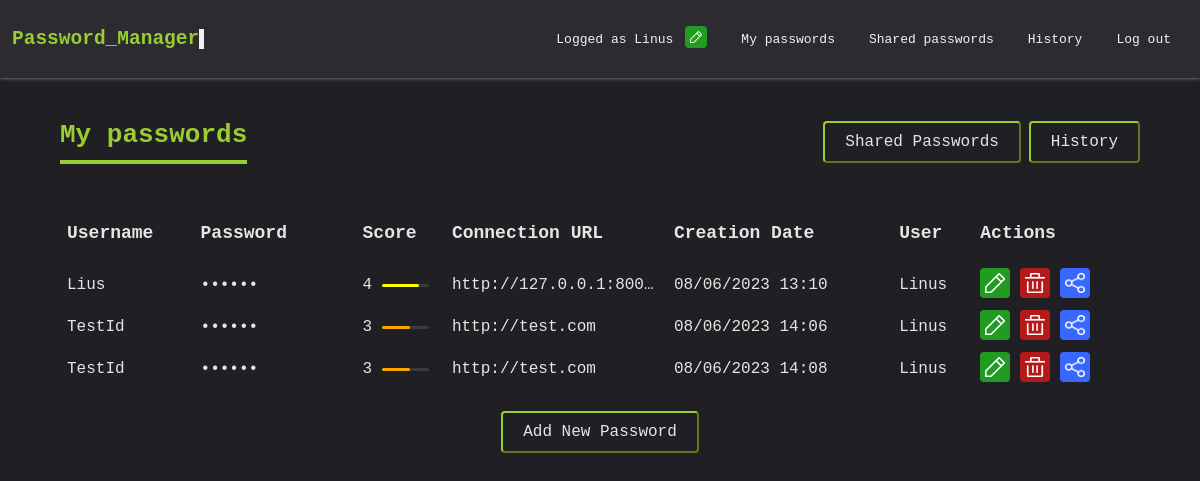
The app's page /items_list (signed in) with its own data.
### app/models.py (models this page shows)
class Item(Model):
    user_name = models.CharField(blank=False, null=False, max_length=255)
    password = models.CharField(blank=False, null=False, max_length=255)
    url = models.CharField(blank=False, null=False, max_length=255)
    creation_date = models.DateTimeField(auto_now_add=True)
    last_modification_date = models.DateTimeField(auto_now=True)
    creation_user = models.ForeignKey(User, on_delete=models.CASCADE)
    password_score = models.CharField(blank=False, null=True, max_length=255)

### app/views.py (the view, shortened to what this page needs)
# urls.py: path("items_list", items_list, name="items_list"),
@login_required
def items_list(request):
    items = Item.objects.filter(creation_user=request.user)
    for item in items:
        item.user_name = crypter.decrypt(item.user_name.encode()).decode()
        item.password = crypter.decrypt(item.password.encode()).decode()
        item.url = crypter.decrypt(item.url.encode()).decode()
    shared_items = SharedItem.objects.filter(receiving_user=request.user)
    has_shared_items = shared_items.exists()
    return render(
        request,
        "items_list.html",
        context={
            "items": items,
            "shared_items": shared_items,
            "has_shared_items": has_shared_items,
        },
    )

### templates/items_list.html (shortened to what this page needs)
{% load static %}
{% load tz %}
<!DOCTYPE html>
<html>
<head>
    <link rel="stylesheet" href="{% static 'css/app.css' %}" type="text/css">
    <link rel="stylesheet" href="{% static 'css/items.css' %}" type="text/css">
    <link rel="stylesheet" href="{% static 'css/navigation_bar.css' %}" type="text/css">
</head>
<body>
    {% include 'navigation_bar.html' %}
    <div class="items-list">
        <div class="head-title">
            <h1 class="title">My passwords</h1>
            <div>
                <a class="button" href="/shared_items">Shared passwords</a>
                <a class="button" href="/history">History</a>
            </div>
        </div>
        <table>
            <thead>
                <tr>
                    <th>Username</th>
                    <th>Password</th>
                    <th>Score</th>
                    <th>Connection URL</th>
                    <th>Creation Date</th>
                    <th>User</th>
                    <th>Actions</th>
                </tr>
            </thead>
            <tbody>
                {% for item in items %}
                <tr>
                    <td>{{ item.user_name }}</td>
                    <td data-id="{{ item.id }}" class="password">••••••</td>
                    <td class="score">
                        {{ item.password_score }}
                        <div class="score-bar">
                            <div class="score-{{item.password_score}}"></div>
                        </div>
                    </td>
                    <td class="item-url"><a href="{{ item.url }}" target="_blank" title="{{ item.url }}">{{ item.url }}</a></td>
                    <td>{{ item.creation_date|date:"d/m/Y H:i" }}</td>
                    <td>{{ item.creation_user }}</td>
                    <td class="actions">
                        <a href="update_item/{{ item.id }}" title="Update" class="tooltip"><img class="edit"
                                src="{% static 'img/edit.png' %}" /></a>
                        <a href="#" onclick="confirmDelete('{{ item.id }}')" title="Delete" class="tooltip"><img
                                class="trash" src="{% static 'img/trash.png' %}" /></a>
                        <a href="{% url 'share_item' item.id %}" title="Share" class="tooltip"><img class="share"
                                src="{% static 'img/share.png' %}" /></a>
                    </td>
                </tr>
                {% endfor %}
            </tbody>
        </table>
        <a class="button" href="create_item">Add new password</a>
    </div>
</body>
</html>

### templates/navigation_bar.html (shortened to what this page needs)
{% load static %}
<nav>
    <div class="title" onclick="gotoHome()">
        <h1>Password_Manager</h1>
        <div class="flash"></div>
    </div>
    <ul class="nav-ul">
        {% if user.is_authenticated %}
        <li class="action-username">
            <p>Logged as {{ user.username }}</p>
            <a href="changedmymind" title="Change username" class="tooltip">
                <img class="edit" src="{% static 'img/edit.png' %}" />
            </a>
        </li>
        <li><a href="/items_list">My passwords</a></li>
        <li><a href="/shared_items">Shared passwords</a></li>
        <li><a href="/history">History</a></li>
        <li><a href="/accounts/logout">Log out</a></li>
        {% else %}
        <li><a href="/accounts/login">Log in</a></li>
        <li><a href="/accounts/register">Sign up</a></li>
        {% endif %}
    </ul>
</nav>

### static/css/app.css (style rules this page uses)
body { margin: 0; padding: 0; font-family: monospace; color: rgb(233, 228, 228); background-color: rgb(31, 31, 36); }
a { text-decoration: none; color: rgb(233, 228, 228); }
.action-username { display: flex; align-items: center; }
.action-username img { width: 12px; height: 12px; padding: 5px; border-radius: 4px; background-color: rgb(33, 155, 33); border: none; }
.action-username .tooltip { display: inline; position: relative; }
.button { font-size: 16px; padding: 10px 20px; text-transform: capitalize; border-radius: 4px; border: 2px outset yellowgreen; }

### static/css/items.css (style rules this page uses)
.items-list { display: flex; flex-direction: column; justify-content: center; align-items: center; margin-top: 24px; gap: 20px; }
.items-list .button { margin-bottom: 100px; }
.items-list .head-title { display: flex; align-items: center; width: 90%; justify-content: space-between; }
.items-list .title { color: yellowgreen; padding-bottom: 10px; border-bottom: 4px solid yellowgreen; }
.items-list .head-title .button { margin: 0; height: fit-content; }
.items-list table { width: 90%; }
.items-list table thead tr th { text-align: start; height: 60px; font-size: 18px; padding: 0 5px; }
.items-list .actions a:first-child { color: yellowgreen; }
.items-list .actions a:nth-child(2) { color: red; }
.items-list .actions a:nth-child(3) { color: aqua; }
.items-list table tbody tr td { font-size: 16px; height: 40px; padding: 0 5px; }
.items-list .password { width:150px; word-break:break-all; }
.items-list .actions img { width: 20px; height: 20px; padding: 5px; border-radius: 4px; }
.items-list .actions .trash { background-color: rgb(182, 25, 25); }
.items-list .actions .edit { background-color: rgb(33, 155, 33); }
.items-list .actions .share { background-color: #3867ff; }
.item-url { max-width: 150px; overflow: hidden; white-space: nowrap; text-overflow: ellipsis; }
.items-list .tooltip { display: inline; position: relative; }
.items-list .score { display: flex; align-items: center; gap: 10px; }
.items-list .score .score-bar { width: 60%; height: 3px; border-radius: 10px; background-color: #3b3b3b; }
.items-list .score .score-3 { width: 60%; border-radius: 10px; height: 100%; background-color: orange; }
.items-list .score .score-4 { width: 80%; border-radius: 10px; height: 100%; background-color: yellow; }

### static/css/navigation_bar.css (style rules this page uses)
nav { display: flex; justify-content: space-between; background-color: rgb(43, 43, 48); color: #F2F2F2; padding: 12px; box-shadow: 0px 0px 4px #ffffff8a; }
nav ul { margin: 0; padding: 0; list-style: none; display: flex; align-items: center; }
nav li { margin: 0 5px; }
nav a { color: #F2F2F2; display: block; padding: 6px 12px; text-decoration: none; }
nav .title { display: flex; align-items: center; color: yellowgreen; }
nav .flash { width: 5px; height: 20px; background-color: #F2F2F2; animation-duration: 1.5s; animation-name: cling; animation-iteration-count: infinite; transition: none; }

### records on screen
Item: user_name "Lius", password_score "4", url "http://127.0.0.1:800…", creation_date "08/06/2023 13:10", creation_user "Linus"
Item: user_name "TestId", password_score "3", url "http://test.com", creation_date "08/06/2023 14:06", creation_user "Linus"
Item: user_name "TestId", password_score "3", url "http://test.com", creation_date "08/06/2023 14:08", creation_user "Linus"

### other values on screen
{{ user.username }} "Linus"
